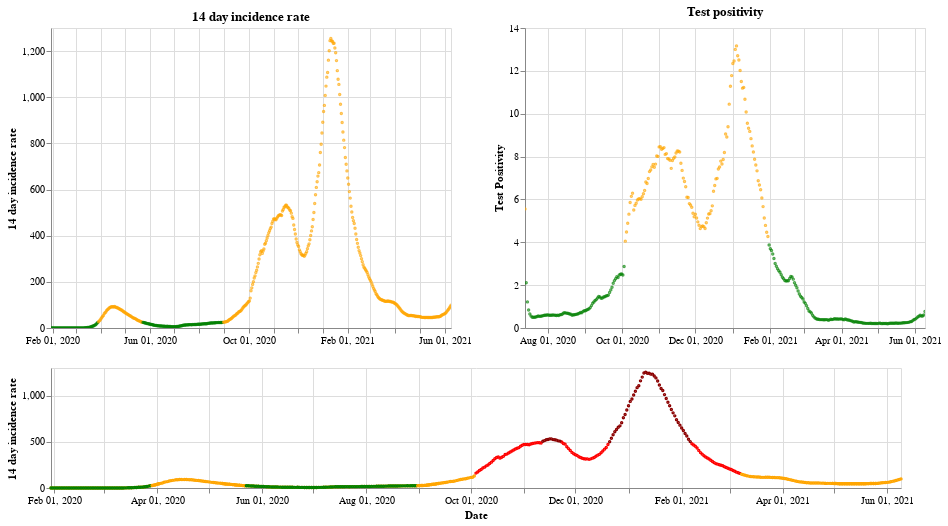

Source (notebook cell):
### Markdown cell above
## England

### Code cell
plot_traffic_light('England')

### Figure 1 — Vega-Lite specification as saved in the notebook (floating-point values rounded to 4 significant figures; data arrays with more than 128 entries replaced by an {"elided": "..."} marker saying what was removed)
{"config": {"view": {"continuousWidth": 400, "continuousHeight": 300}}, "vconcat": [{"hconcat": [{"mark": {"type": "point", "size": 2}, "encoding": {"color": {"condition": {"value": "green", "test": "(datum.twoWeeklyCasesRate <= 25)"}, "value": "orange"}, "tooltip": [{"type": "nominal", "field": "areaName"}, {"type": "temporal", "field": "date"}, {"type": "quantitative", "field": "twoWeeklyCasesRate"}, {"type": "quantitative", "field": "testPositivity"}], "x": {"type": "temporal", "axis": {"title": ""}, "field": "date", "scale": {"domain": {"selection": "DateBrush"}}, "timeUnit": "yearmonthdate"}, "y": {"type": "quantitative", "axis": {"title": "14 day incidence rate"}, "field": "twoWeeklyCasesRate"}}, "title": "14 day incidence rate", "width": 400}, {"mark": {"type": "point", "size": 2}, "encoding": {"color": {"condition": {"value": "green", "test": "(datum.testPositivity <= 4)"}, "value": "orange"}, "tooltip": [{"type": "nominal", "field": "areaName"}, {"type": "temporal", "field": "date"}, {"type": "quantitative", "field": "twoWeeklyCasesRate"}, {"type": "quantitative", "field": "testPositivity"}], "x": {"type": "temporal", "axis": {"title": ""}, "field": "date", "scale": {"domain": {"selection": "DateBrush"}}, "timeUnit": "yearmonthdate"}, "y": {"type": "quantitative", "axis": {"title": "Test Positivity"}, "field": "testPositivity"}}, "title": "Test positivity", "width": 400}]}, {"layer": [{"mark": {"type": "point", "size": 2}, "encoding": {"color": {"condition": {"value": "orange", "test": "((50 && datum.twoWeeklyCasesRate) < 150)"}, "value": "red"}, "opacity": {"condition": {"value": 1, "test": "((50 && datum.twoWeeklyCasesRate) < 500)"}, "value": 0}, "tooltip": [{"type": "nominal", "field": "areaName"}, {"type": "temporal", "field": "date"}, {"type": "quantitative", "field": "twoWeeklyCasesRate"}, {"type": "quantitative", "field": "testPositivity"}], "x": {"type": "temporal", "axis": {"title": "Date"}, "field": "date", "timeUnit": "yearmonthdate"}, "y": {"type": "quantitative", "axis": {"title": "14 day incidence rate"}, "field": "twoWeeklyCasesRate"}}, "selection": {"DateBrush": {"type": "interval", "encodings": ["x"], "fields": ["Time"]}}, "width": 850}, {"mark": {"type": "point", "size": 2}, "encoding": {"color": {"value": "darkred"}, "opacity": {"condition": {"value": 1, "test": "(datum.twoWeeklyCasesRate >= 500)"}, "value": 0}, "tooltip": [{"type": "nominal", "field": "areaName"}, {"type": "temporal", "field": "date"}, {"type": "quantitative", "field": "twoWeeklyCasesRate"}, {"type": "quantitative", "field": "testPositivity"}], "x": {"type": "temporal", "axis": {"title": "Date"}, "field": "date", "timeUnit": "yearmonthdate"}, "y": {"type": "quantitative", "axis": {"title": "14 day incidence rate"}, "field": "twoWeeklyCasesRate"}}, "width": 400}, {"mark": {"type": "point", "size": 2}, "encoding": {"color": {"condition": {"value": "green", "test": "((4 && datum.twoWeeklyCasesRate) < 25)"}, "value": "orange"}, "opacity": {"condition": {"value": 1, "test": "(datum.twoWeeklyCasesRate < 50)"}, "value": 0}, "tooltip": [{"type": "nominal", "field": "areaName"}, {"type": "temporal", "field": "date"}, {"type": "quantitative", "field": "twoWeeklyCasesRate"}, {"type": "quantitative", "field": "testPositivity"}], "x": {"type": "temporal", "axis": {"title": "Date"}, "field": "date", "timeUnit": "yearmonthdate"}, "y": {"type": "quantitative", "axis": {"title": "14 day incidence rate"}, "field": "twoWeeklyCasesRate"}}, "width": 400}], "height": 120, "width": 800}], "data": {"name": "data-a81410b95ed606ad3a9cd28a3054eb4b"}, "$schema": "https://vega.github.io/schema/vega-lite/v4.8.1.json", "datasets": {"data-a81410b95ed606ad3a9cd28a3054eb4b": {"elided": "497 records"}}}
